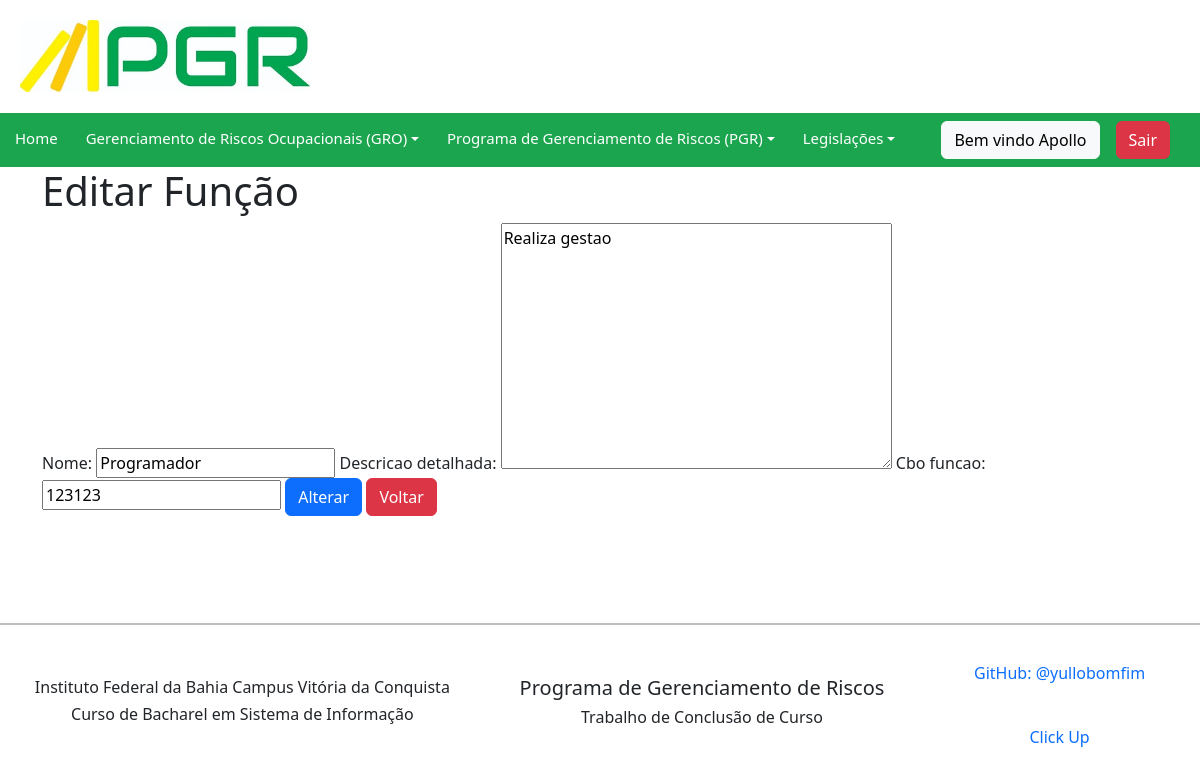
The app's page /funcao/update/5/ (signed in) with its own data.
### pgr/models.py (models this page shows, shortened)
class Funcao(models.Model):
    nome = models.CharField(max_length=50)
    descricao_detalhada = models.TextField()
    cbo_funcao = models.CharField(max_length=50)
    class Meta:
        verbose_name = "funcao"
        verbose_name_plural = "funcoes"
        ordering = ['nome']

### pgr/views.py (the view)
# urls.py: path('funcao/update/<int:pk>/', FuncaoUpdateView.as_view(), name='funcao_update'),
class FuncaoUpdateView(LoginRequiredMixin, UpdateView):
    login_url = reverse_lazy('login')
    model = Funcao
    form_class = FuncaoForm
    template_name = 'funcao_update.html'
    success_url = reverse_lazy('funcao_list')

### pgr/forms.py
class FuncaoForm(ModelForm):
    class Meta:
        model= Funcao
        fields = '__all__'

### pgr/templates/funcao_update.html (shortened to what this page needs)
{% extends 'base.html' %}
{% load bootstrap %}
{% block content %}
<div class="container">
  <h1>Editar Função</h1>
  <form method="post">
    {{ form|bootstrap }}
    <button class="btn btn-primary" type="submit">Alterar</button>
    <a class="btn btn-danger" href="/funcao/">Voltar</a>
  </form>
</div>
  {% endblock %}

### pgr/templates/includes/navbar.html (shortened to what this page needs)
<nav class="navbar navbar-expand-lg navbar-light" style="background-color: #1ca54f;">
    <ul class="navbar-nav nav-text me-auto mb-2 mb-lg-0">
        <li class="nav-item">
            <a class="nav-link" href="{% url 'home'%}" >Home</a>
        </li>
        {% if user.is_authenticated %}
        <li class="nav-item dropdown dmenu">
            <a class="nav-link dropdown-toggle" href="#" id="navbardrop" data-toggle="dropdown">Gerenciamento de Riscos Ocupacionais (GRO)</a>
        </li>
        <li class="nav-item dropdown dmenu">
            <a class="nav-link dropdown-toggle" href="#" id="navbardrop" data-toggle="dropdown">Programa de Gerenciamento de Riscos (PGR)</a>
        </li>
        {% endif %}
        <li class="nav-item">
            <li class="nav-item dropdown dmenu">
            <a class="nav-link dropdown-toggle" href="#" id="navbardrop" data-toggle="dropdown">Legislações</a>
        </li>
    </ul>
        <div class="d-flex gap-3 align-items-center" style="margin-right: 30px">
            {% if user.is_authenticated %}
                <span class="btn btn-light">Bem vindo {{request.user|title}}</span>
                <a class="btn btn-danger" href="{% url 'logout' %}">Sair</a>
            {% endif %}
        </div>
</nav>

### pgr/static/css/pgr.css (style rules this page uses)
.navbar-light .navbar-nav .nav-link { display: block; color: #fff; padding-left: 15px; padding-top: 5px; font-size: 15px; margin-right: 5px; text-decoration: none; transition: color 0.3s ease-in-out, background-color 0.3s ease-in-out; }
.container { min-height: inherit; margin: auto; justify-content: center; align-items: center; }

### records on screen
Funcao: nome "Programador", descricao_detalhada "Realiza gestao", cbo_funcao "123123"

### other values on screen
{{ request.user|title }} "Apollo"
